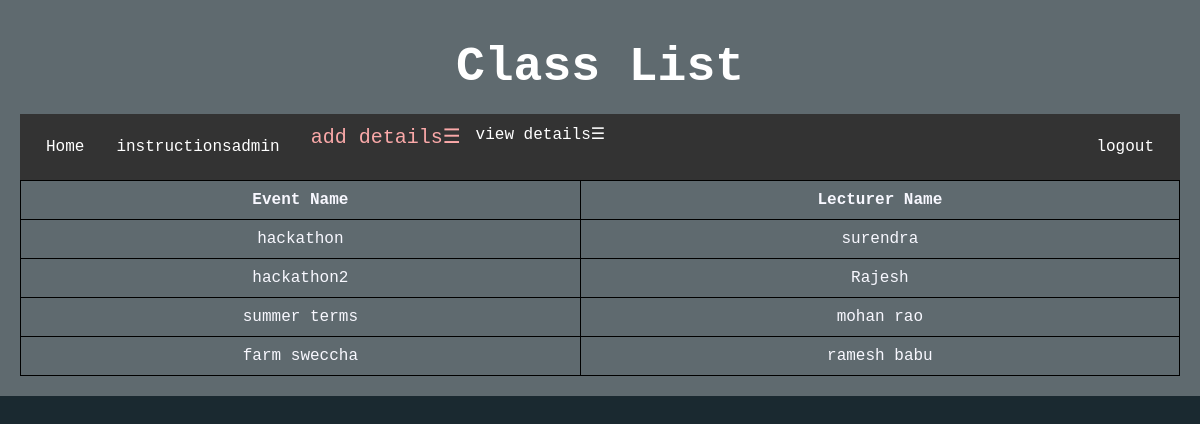
Page /class_list/ on the committed database.
### events/models.py (models this page shows, shortened)
class Class(models.Model):
    class_name = models.CharField(max_length=100)
    lecturer_name = models.CharField(max_length=100)

### events/views.py (the view)
# urls.py: path('class_list/', event_views.class_list, name='class_list'),
def class_list(request):
    classes = Class.objects.all()
    return render(request, 'class_list.html', {'classes': classes})

### events/templates/class_list.html (shortened to what this page needs)
<!DOCTYPE html>
<html>
<head>
</head>
<body><div class="header">
    <h1>Class List</h1>
      <div class="navbar" id="myNavbar">
        <ul>
            <li><a href="{% url 'admin_home' %}">Home</a></li>
            <li><a href="{% url 'instructionsadmin' %}">instructionsadmin</a></li>
            <li class="dropdown">
                <span class="menu-icon" onclick="toggleDropdown()">add details&#9776;</span>
             <li class="dropdown">
                <span onclick="toggleDropdown()">view details&#9776;</span>
            </li>
            </li>
            <div class="ng"><li><a href="{% url 'login' %}">logout</a></li></div>
        </ul>
    </div>
    <table>
        <thead>
            <tr>
                <th>Event Name</th>
                <th>Lecturer Name</th>
            </tr>
        </thead>
        <tbody>
            {% for class_obj in classes %}
            <tr>
                <td>{{ class_obj.class_name }}</td>
                <td>{{ class_obj.lecturer_name }}</td>
            </tr>
            {% endfor %}
        </tbody>
    </table>
</body>
</html>

### events/templates/class_list.html (style rules this page uses)
body { margin: 0; padding: 0; font-family: 'Courier New', monospace; color: ghostwhite; background-color: #1A2930; }
.header { background-color: rgba(255, 255, 255,0.3); padding: 20px; text-align: center; position: relative; z-index: 3; }
h1 { color: white; font-size: 48px; margin: 0; padding: 20px; }
.navbar { background-color: #333; color: #fff; padding: 10px; }
.navbar ul { list-style-type: none; margin: 0; padding: 0; overflow: hidden; }
.navbar li { float: left; }
.ng { float:right; }
.navbar li a { display: block; color: #fff; text-align: center; padding: 14px 16px; text-decoration: none; }
.dropdown { position: relative; display:block; cursor:wait; }
.menu-icon { cursor: wait; color: #fba9a9; font-size: 20px; padding: 15px; }
table { width: 100%; border-collapse: collapse; }
th, td { border: 1px solid black; padding: 10px; word-wrap: break-word; max-width: 200px; }

### rows in the picture
Class: class_name "hackathon", lecturer_name "surendra"
Class: class_name "hackathon2", lecturer_name "Rajesh"
Class: class_name "summer terms", lecturer_name "mohan rao"
Class: class_name "farm sweccha", lecturer_name "ramesh babu"
